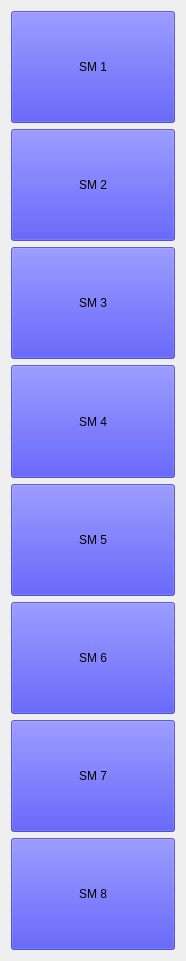
              <widget class="QWidget" name="scrollAreaWidgetContents">
               <property name="geometry">
                <rect>
                 <x>0</x>
                 <y>0</y>
                 <width>186</width>
                 <height>961</height>
                </rect>
               </property>
               <layout class="QVBoxLayout" name="verticalLayout_11">
                <item>
                 <widget class="QPushButton" name="pushButton_8">
                  <property name="sizePolicy">
                   <sizepolicy hsizetype="Minimum" vsizetype="Minimum">
                    <horstretch>0</horstretch>
                    <verstretch>0</verstretch>
                   </sizepolicy>
                  </property>
                  <property name="focusPolicy">
                   <enum>Qt::TabFocus</enum>
                  </property>
                  <property name="layoutDirection">
                   <enum>Qt::LeftToRight</enum>
                  </property>
                  <property name="styleSheet">
                   <string notr="true">background-color: rgba(0, 0, 255, 135);</string>
                  </property>
                  <property name="inputMethodHints">
                   <set>Qt::ImhNone</set>
                  </property>
                  <property name="text">
                   <string>SM 1</string>
                  </property>
                  <property name="checkable">
                   <bool>true</bool>
                  </property>
                 </widget>
                </item>
                <item>
                 <widget class="QPushButton" name="pushButton_9">
                  <property name="sizePolicy">
                   <sizepolicy hsizetype="Minimum" vsizetype="Minimum">
                    <horstretch>0</horstretch>
                    <verstretch>0</verstretch>
                   </sizepolicy>
                  </property>
                  <property name="focusPolicy">
                   <enum>Qt::TabFocus</enum>
                  </property>
                  <property name="layoutDirection">
                   <enum>Qt::LeftToRight</enum>
                  </property>
                  <property name="styleSheet">
                   <string notr="true">background-color: rgba(0, 0, 255, 135);</string>
                  </property>
                  <property name="inputMethodHints">
                   <set>Qt::ImhNone</set>
                  </property>
                  <property name="text">
                   <string>SM 2</string>
                  </property>
                  <property name="checkable">
                   <bool>true</bool>
                  </property>
                 </widget>
                </item>
                <item>
                 <widget class="QPushButton" name="pushButton_12">
                  <property name="sizePolicy">
                   <sizepolicy hsizetype="Minimum" vsizetype="Minimum">
                    <horstretch>0</horstretch>
                    <verstretch>0</verstretch>
                   </sizepolicy>
                  </property>
                  <property name="focusPolicy">
                   <enum>Qt::TabFocus</enum>
                  </property>
                  <property name="layoutDirection">
                   <enum>Qt::LeftToRight</enum>
                  </property>
                  <property name="styleSheet">
                   <string notr="true">background-color: rgba(0, 0, 255, 135);</string>
                  </property>
                  <property name="inputMethodHints">
                   <set>Qt::ImhNone</set>
                  </property>
                  <property name="text">
                   <string>SM 3</string>
                  </property>
                  <property name="checkable">
                   <bool>true</bool>
                  </property>
                 </widget>
                </item>
                <item>
                 <widget class="QPushButton" name="pushButton_14">
                  <property name="sizePolicy">
                   <sizepolicy hsizetype="Minimum" vsizetype="Minimum">
                    <horstretch>0</horstretch>
                    <verstretch>0</verstretch>
                   </sizepolicy>
                  </property>
                  <property name="focusPolicy">
                   <enum>Qt::TabFocus</enum>
                  </property>
                  <property name="layoutDirection">
                   <enum>Qt::LeftToRight</enum>
                  </property>
                  <property name="styleSheet">
                   <string notr="true">background-color: rgba(0, 0, 255, 135);</string>
                  </property>
                  <property name="inputMethodHints">
                   <set>Qt::ImhNone</set>
                  </property>
                  <property name="text">
                   <string>SM 4</string>
                  </property>
                  <property name="checkable">
                   <bool>true</bool>
                  </property>
                 </widget>
                </item>
                <item>
                 <widget class="QPushButton" name="pushButton_15">
                  <property name="sizePolicy">
                   <sizepolicy hsizetype="Minimum" vsizetype="Minimum">
                    <horstretch>0</horstretch>
                    <verstretch>0</verstretch>
                   </sizepolicy>
                  </property>
                  <property name="focusPolicy">
                   <enum>Qt::TabFocus</enum>
                  </property>
                  <property name="layoutDirection">
                   <enum>Qt::LeftToRight</enum>
                  </property>
                  <property name="styleSheet">
                   <string notr="true">background-color: rgba(0, 0, 255, 135);</string>
                  </property>
                  <property name="inputMethodHints">
                   <set>Qt::ImhNone</set>
                  </property>
                  <property name="text">
                   <string>SM 5</string>
                  </property>
                  <property name="checkable">
                   <bool>true</bool>
                  </property>
                 </widget>
                </item>
                <item>
                 <widget class="QPushButton" name="pushButton_13">
                  <property name="sizePolicy">
                   <sizepolicy hsizetype="Minimum" vsizetype="Minimum">
                    <horstretch>0</horstretch>
                    <verstretch>0</verstretch>
                   </sizepolicy>
                  </property>
                  <property name="focusPolicy">
                   <enum>Qt::TabFocus</enum>
                  </property>
                  <property name="layoutDirection">
                   <enum>Qt::LeftToRight</enum>
                  </property>
                  <property name="styleSheet">
                   <string notr="true">background-color: rgba(0, 0, 255, 135);</string>
                  </property>
                  <property name="inputMethodHints">
                   <set>Qt::ImhNone</set>
                  </property>
                  <property name="text">
                   <string>SM 6</string>
                  </property>
                  <property name="checkable">
                   <bool>true</bool>
                  </property>
                 </widget>
                </item>
                <item>
                 <widget class="QPushButton" name="pushButton_11">
                  <property name="sizePolicy">
                   <sizepolicy hsizetype="Minimum" vsizetype="Minimum">
                    <horstretch>0</horstretch>
                    <verstretch>0</verstretch>
                   </sizepolicy>
                  </property>
                  <property name="focusPolicy">
                   <enum>Qt::TabFocus</enum>
                  </property>
                  <property name="layoutDirection">
                   <enum>Qt::LeftToRight</enum>
                  </property>
                  <property name="styleSheet">
                   <string notr="true">background-color: rgba(0, 0, 255, 135);</string>
                  </property>
                  <property name="inputMethodHints">
                   <set>Qt::ImhNone</set>
                  </property>
                  <property name="text">
                   <string>SM 7</string>
                  </property>
                  <property name="checkable">
                   <bool>true</bool>
                  </property>
                 </widget>
                </item>
                <item>
                 <widget class="QPushButton" name="pushButton_10">
                  <property name="sizePolicy">
                   <sizepolicy hsizetype="Minimum" vsizetype="Minimum">
                    <horstretch>0</horstretch>
                    <verstretch>0</verstretch>
                   </sizepolicy>
                  </property>
                  <property name="focusPolicy">
                   <enum>Qt::TabFocus</enum>
                  </property>
                  <property name="layoutDirection">
                   <enum>Qt::LeftToRight</enum>
                  </property>
                  <property name="styleSheet">
                   <string notr="true">background-color: rgba(0, 0, 255, 135);</string>
                  </property>
                  <property name="inputMethodHints">
                   <set>Qt::ImhNone</set>
                  </property>
                  <property name="text">
                   <string>SM 8</string>
                  </property>
                  <property name="checkable">
                   <bool>true</bool>
                  </property>
                 </widget>
                </item>
               </layout>
               <zorder>pushButton_10</zorder>
               <zorder>pushButton_14</zorder>
               <zorder>pushButton_12</zorder>
               <zorder>pushButton_11</zorder>
               <zorder>pushButton_15</zorder>
               <zorder>pushButton_9</zorder>
               <zorder>pushButton_13</zorder>
               <zorder>pushButton_8</zorder>
              </widget>
